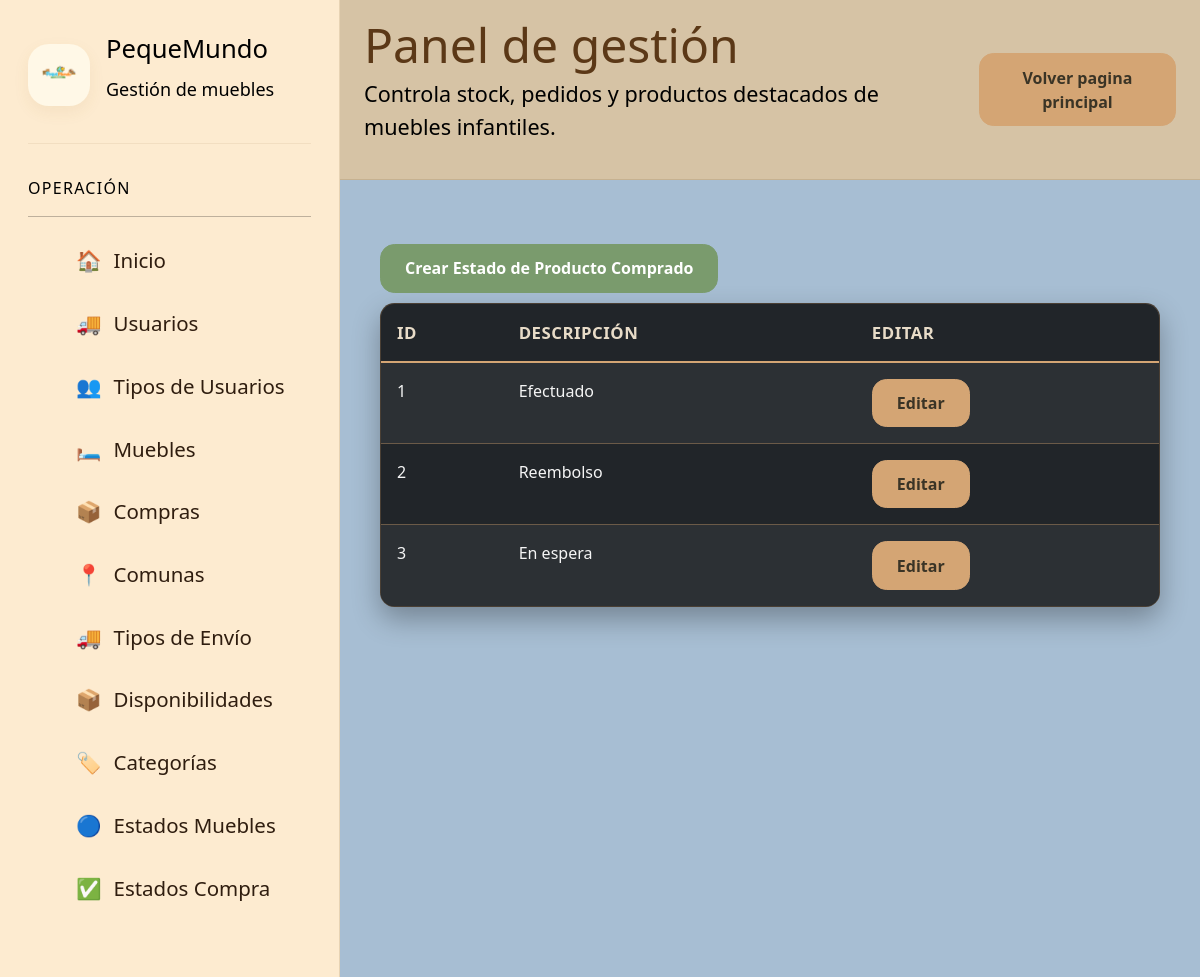
The app's page /paginaGestionEstadosProductosComprados/ (signed in) with its own data.
### app/models.py (models this page shows, shortened)
class estadoProductoComprado(models.Model):
    idestadocompra = models.AutoField(primary_key=True)
    descripcion = models.CharField(max_length=30)

### app/views.py (the view)
# urls.py: path('paginaGestionEstadosProductosComprados/', paginaGestionEstadosProductosComprados, name='IDpaginaGestionEstadosProductosComprados'),
@login_required
@user_passes_test(lambda u: u.groups.filter(name__in=['admin', 'vendedores', 'finanzas']).exists(),login_url='IDindex')
def paginaGestionEstadosProductosComprados(request):
    estados_list = estadoProductoComprado.objects.all()
    datos = {
        'estados': estados_list
    }
    return render(request, 'gestiones/administracion/administrador/gestionEstadosProductosComprados.html', datos)

### app/templates/gestiones/administracion/administrador/gestionEstadosProductosComprados.html
{% load static %}
{% include 'gestiones/baseGestion/navbarGestion.html' %}
<div class="container mt-4">
    <a href="{% url 'IDpaginaGestionCrearEstadoProductoComprado' %}">
        <button class="btn btn-success" style="margin-bottom: 10px;">
            Crear Estado de Producto Comprado
        </button>
    </a>
    <table class="table table-dark table-striped table-hover">
        <thead>
            <tr>
                <th>ID</th>
                <th>Descripción</th>
                <th>Editar</th>
            </tr>
        </thead>
        <tbody>
            {% for estado in estados %}
                <tr>
                    <td>{{ estado.idestadocompra }}</td>
                    <td>{{ estado.descripcion }}</td>
                    <td>
                        <a href="{% url 'IDpaginaGestionEditarEstadoProductoComprado' estado.idestadocompra %}" class="btn btn-warning btn-sm">
                            Editar
                        </a>
                    </td>
                </tr>
            {% empty %}
                <tr>
                    <td colspan="4" class="text-center">No hay estados de productos comprados registrados.</td>
                </tr>
            {% endfor %}
        </tbody>
    </table>
</div>
{% include 'gestiones/baseGestion/footerGestion.html' %}

### app/templates/gestiones/baseGestion/navbarGestion.html (shortened to what this page needs)
{% load static %}
<!DOCTYPE html>
<html lang="es" data-theme="light">
<head>
    <link href="https://api.fontshare.com/v2/css?f[]=satoshi@400,500,700,900&display=swap" rel="stylesheet">
    <link
        href="https://cdn.jsdelivr.net/npm/bootstrap@5.3.3/dist/css/bootstrap.min.css"
        rel="stylesheet"
    >
    <link rel="stylesheet" href="../../../static/css/gestionmuebles.css">
    <link rel="stylesheet" href="../../../static/css/gestionpedidos.css">
    <link rel="stylesheet" href="../../../static/css/gestionusuarios.css">
    <link rel="stylesheet" href="../../../static/css/gestioncomunas.css">
    <link rel="stylesheet" href="../../../static/css/gestiontiposenvio.css">
    <link rel="stylesheet" href="../../../static/css/gestiontiposcuenta.css">
    <link rel="stylesheet" href="../../../static/css/gestionperfiles.css">
    <link rel="stylesheet" href="../../../static/css/gestiondisponibilidades.css">
    <link rel="stylesheet" href="../../../static/css/gestioncategoriamuebles.css">
    <link rel="stylesheet" href="../../../static/css/gestionestadosmuebles.css">
    <link rel="stylesheet" href="../../../static/css/gestionestadosproductoscomprados.css">
</head>
<body  style="background-color: aliceblue;">
    <div class="app">
        <aside class="sidebar"  style="background: #FDEBD0; color: black;" aria-label="Barra lateral principal">
            <div class="brand">
                <img src="{% static 'img/pequemundo_logo.png' %}"
                    alt="Logo principal de PequeMundo Muebles">
                <div class="brand-copy">
                    <h1>PequeMundo</h1>
                    <p style="color: black;">Gestión de muebles</p>
                </div>
            </div>
            <div class="nav-group">
                <p class="nav-title" style="color: black;">Operación</p>
                <hr>
                <ul class="nav-list">
                    <li>
                        <a class="nav-item" href="{% url 'IDpaginaInicioGestiones' %}">
                            <span>🏠</span>
                            <span>Inicio</span>
                        </a>
                    </li>
                    {% if user.is_authenticated %}
                        {% for group in user.groups.all %}
                            {% if group.name == 'admin'%}
                                <li>
                                    <a class="nav-item" href="{% url 'IDpaginaGestionUsuarios' %}">
                                    <span>🚚</span>
                                    <span>Usuarios</span>
                                    </a>
                                </li>
                                <li>
                                    <a class="nav-item" href="{% url 'IDpaginaGestionPerfiles' %}">
                                    <span>👥</span>
                                    <span>Tipos de Usuarios</span>
                                    </a>
                                </li>
                            {% endif %}
                            {% if group.name == 'admin' or  group.name == 'vendedores' %}
                                <li>
                                    <a class="nav-item" href="{% url 'IDpaginaGestionMuebles' %}">
                                        <span>🛏️</span>
                                        <span>Muebles</span>
                                    </a>
                                </li>
                                <li>
                                    <a class="nav-item" href="{% url 'IDpaginaGestionCompras' %}">
                                        <span>📦</span>
                                        <span>Compras</span>
                                    </a>
                                </li>
                                <li>
                                    <a class="nav-item" href="{% url 'IDpaginaGestionComunas' %}">
                                    <span>📍</span>
                                    <span>Comunas</span>
                                    </a>
                                </li>
                                <li>
                                    <a class="nav-item" href="{% url 'IDpaginaGestionTiposEnvio' %}">
                                    <span>🚚</span>
                                    <span>Tipos de Envío</span>
                                    </a>
                                </li>
                                <li>
                                    <a class="nav-item" href="{% url 'IDpaginaGestionDisponibilidades' %}">
                                    <span>📦</span>
                                    <span>Disponibilidades</span>
                                    </a>
                                </li>
                                <li>
                                    <a class="nav-item" href="{% url 'IDpaginaGestionCategoriasMuebles' %}">
                                    <span>🏷️</span>
                                    <span>Categorías</span>
                                    </a>
                                </li>
                                <li>
                                    <a class="nav-item" href="{% url 'IDpaginaGestionEstadosMuebles' %}">
                                    <span>🔵</span>
                                    <span>Estados Muebles</span>
                                    </a>
                                </li>
                                <li>
                                    <a class="nav-item" href="{% url 'IDpaginaGestionEstadosProductosComprados' %}">
                                    <span>✅</span>
                                    <span>Estados Compra</span>
                                    </a>
                                </li>
                            {% endif %}
                        {% endfor %}
                    {% endif %}
                </ul>
            </div>
        </aside>
        <header class="header" style="background: #D6C3A5;">
            <div>
                <h2>Panel de gestión</h2>
                <p style="color: black;">
                    Controla stock, pedidos y productos destacados
                    de muebles infantiles.
                </p>
            </div>
            <div>
                <a href="{% url 'IDindex' %}">
                    <button class="btn btn-warning">Volver pagina principal</button>
                </a>
            </div>
        </header>
        <main class="main" id="contenido" style="background-color: #A7BED3;">

### app/static/css/gestionmuebles.css (style rules this page uses)
:root, [data-theme="light"] { --text-xs: clamp(0.75rem, 0.7rem + 0.25vw, 0.875rem); --text-sm: clamp(0.875rem, 0.8rem + 0.35vw, 1rem); --text-base: clamp(1rem, 0.95rem + 0.25vw, 1.125rem); --text-lg: clamp(1.125rem, 1rem + 0.75vw, 1.5rem); --text-xl: clamp(1.5rem, 1.2rem + 1.25vw, 2.25rem); --space-1: 0.25rem; --space-2: 0.5rem; --space-3: 0.75rem; --space-4: 1rem; --space-5: 1.25rem; --space-6: 1.5rem; --space-8: 2rem; --space-10: 2.5rem; --space-12: 3rem; --space-16: 4rem; --color-bg: #fffdf7; --color-surface: #ffffff; --color-surface-2: #fff8e7; --color-surface-offset: #fff2cc; --color-border: rgba(110, 73, 22, 0.15); --color-divider: rgba(110, 73, 22, 0.08); --color-text: #5b3815; --color-text-muted: #8d6a3d; --color-text-faint: #b79a73; --color-primary: #f4bf24; --color-primary-hover: #e3ab0d; --color-primary-active: #ca9400; --color-primary-soft: #fff1b8; --color-success: #65b741; --color-blue: #41b8ff; --color-orange: #ff9d2e; --radius-sm: 0.6rem; --radius-md: 0.9rem; --radius-lg: 1.3rem; --radius-xl: 1.8rem; --radius-full: 9999px; --shadow-sm: 0 6px 16px rgba(154, 117, 38, 0.08); --shadow-md: 0 12px 28px rgba(154, 117, 38, 0.12); --transition: 180ms cubic-bezier(0.16, 1, 0.3, 1); --font-body: 'Satoshi', system-ui, sans-serif; }
*, *::before, *::after { box-sizing: border-box; margin: 0; padding: 0; }
html, body { height: 100%; }
body { font-family: var(--font-body); font-size: var(--text-base); background: radial-gradient(circle at top right, rgba(255, 234, 145, 0.35), transparent 24%), linear-gradient(180deg, var(--color-bg) 0%, #fff9eb 100%); color: var(--color-text); overflow: hidden; }
img { display: block; max-width: 100%; height: auto; }
button, input, select { font: inherit; }
button { border: none; cursor: pointer; }
a { color: inherit; text-decoration: none; }
.app { display: grid; grid-template-columns: 280px 1fr; grid-template-rows: auto 1fr; height: 100dvh; }
.sidebar { grid-row: 1 / -1; background: color-mix(in srgb, var(--color-surface) 88%, white 12%); border-right: 1px solid var(--color-border); padding: var(--space-6); overflow-y: auto; }
.brand { display: flex; align-items: center; gap: var(--space-4); margin-bottom: var(--space-8); padding-bottom: var(--space-6); border-bottom: 1px solid var(--color-divider); }
.brand img { width: 62px; height: 62px; object-fit: contain; border-radius: var(--radius-lg); background: var(--color-surface-2); box-shadow: var(--shadow-sm); padding: var(--space-2); }
.brand h1 { font-size: var(--text-lg); line-height: 1.1; }
.brand p { color: var(--color-text-muted); font-size: var(--text-sm); }
.nav-group { margin-bottom: var(--space-8); }
.nav-title { font-size: var(--text-xs); text-transform: uppercase; letter-spacing: 0.08em; color: var(--color-text-faint); margin-bottom: var(--space-3); }
.nav-list { list-style: none; display: grid; gap: var(--space-2); }
.nav-item { display: flex; align-items: center; gap: var(--space-3); padding: var(--space-3) var(--space-4); border-radius: var(--radius-md); color: var(--color-text-muted); transition: background var(--transition), color var(--transition), transform var(--transition); }
.header { grid-column: 2; display: flex; align-items: center; justify-content: space-between; gap: var(--space-4); padding: var(--space-5) var(--space-6); border-bottom: 1px solid var(--color-border); background: rgba(255, 255, 255, 0.72); backdrop-filter: blur(14px); position: sticky; top: 0; z-index: 10; }
.header h2 { font-size: var(--text-xl); line-height: 1.05; }
.header p { color: var(--color-text-muted); font-size: var(--text-sm); }
.icon-btn, .btn { min-height: 44px; padding: 0 var(--space-4); border-radius: var(--radius-full); transition: transform var(--transition), background var(--transition), box-shadow var(--transition); }
.main { grid-column: 2; overflow-y: auto; padding: var(--space-6); display: grid; gap: var(--space-6); overscroll-behavior: contain; }
table { width: 100%; border-collapse: collapse; }
th, td { text-align: left; padding: var(--space-3); border-bottom: 1px solid var(--color-divider); font-size: var(--text-sm); }
th { color: var(--color-text-muted); font-weight: 700; position: sticky; top: 0; background: var(--color-surface); }

### records on screen
estadoProductoComprado: idestadocompra "1", descripcion "Efectuado"
estadoProductoComprado: idestadocompra "2", descripcion "Reembolso"
estadoProductoComprado: idestadocompra "3", descripcion "En espera"
